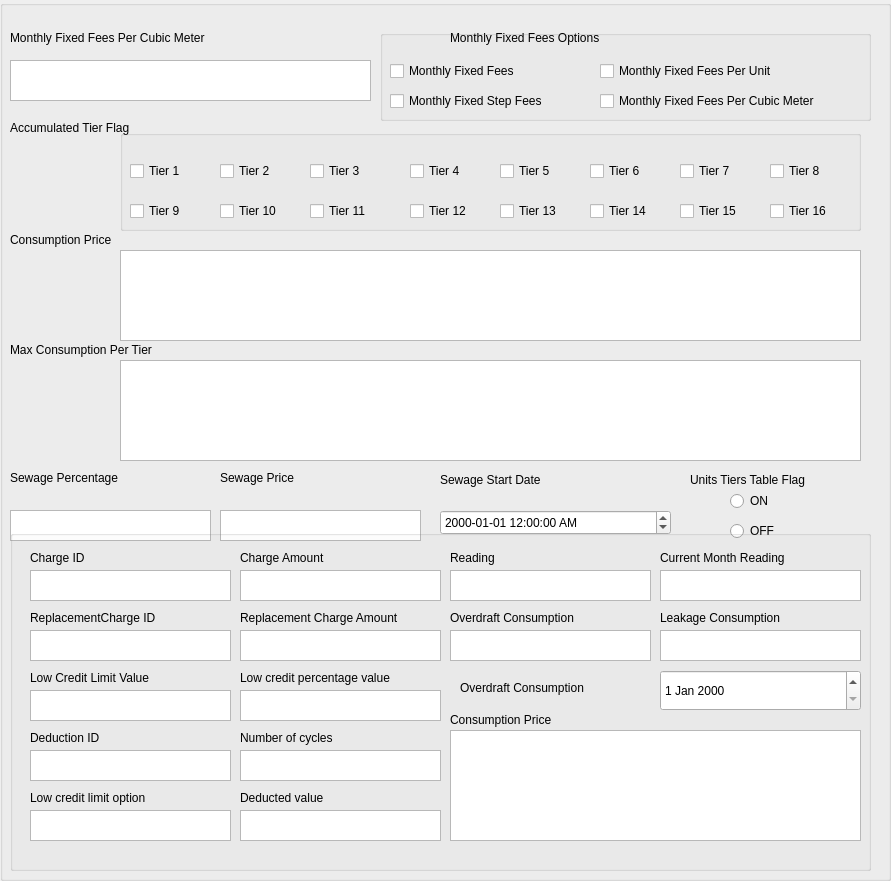
           <widget class="QGroupBox" name="Accumulated_Group_2">
            <property name="geometry">
             <rect>
              <x>10</x>
              <y>410</y>
              <width>891</width>
              <height>881</height>
             </rect>
            </property>
            <property name="title">
             <string/>
            </property>
            <widget class="QLabel" name="L_Accumulated_Tier_Flag_16">
             <property name="geometry">
              <rect>
               <x>10</x>
               <y>120</y>
               <width>171</width>
               <height>16</height>
              </rect>
             </property>
             <property name="text">
              <string>Accumulated Tier Flag</string>
             </property>
            </widget>
            <widget class="QTableWidget" name="table_Consumption_Price_16">
             <property name="geometry">
              <rect>
               <x>120</x>
               <y>250</y>
               <width>741</width>
               <height>91</height>
              </rect>
             </property>
            </widget>
            <widget class="QTableWidget" name="table_Max_Consumption_Per_Tier_16">
             <property name="geometry">
              <rect>
               <x>120</x>
               <y>360</y>
               <width>741</width>
               <height>101</height>
              </rect>
             </property>
            </widget>
            <widget class="QLabel" name="L_Consumption_Price_16">
             <property name="geometry">
              <rect>
               <x>10</x>
               <y>230</y>
               <width>191</width>
               <height>20</height>
              </rect>
             </property>
             <property name="text">
              <string>Consumption Price</string>
             </property>
            </widget>
            <widget class="QLabel" name="L_Max_Consumption_Per_Tier_16">
             <property name="geometry">
              <rect>
               <x>10</x>
               <y>340</y>
               <width>181</width>
               <height>20</height>
              </rect>
             </property>
             <property name="text">
              <string>Max Consumption Per Tier</string>
             </property>
            </widget>
            <widget class="QDateEdit" name="DE_Sewage_Start_Date_16">
             <property name="geometry">
              <rect>
               <x>440</x>
               <y>510</y>
               <width>231</width>
               <height>25</height>
              </rect>
             </property>
             <property name="displayFormat">
              <string>yyyy-MM-dd hh:mm:ss AP</string>
             </property>
            </widget>
            <widget class="QLabel" name="L_Sewage_Percentage_16">
             <property name="geometry">
              <rect>
               <x>10</x>
               <y>470</y>
               <width>151</width>
               <height>16</height>
              </rect>
             </property>
             <property name="text">
              <string>Sewage Percentage</string>
             </property>
            </widget>
            <widget class="QLabel" name="L_Sewage_Price_16">
             <property name="geometry">
              <rect>
               <x>220</x>
               <y>470</y>
               <width>201</width>
               <height>16</height>
              </rect>
             </property>
             <property name="text">
              <string>Sewage Price</string>
             </property>
            </widget>
            <widget class="QLabel" name="L_Sewage_Start_Date_16">
             <property name="geometry">
              <rect>
               <x>440</x>
               <y>470</y>
               <width>231</width>
               <height>20</height>
              </rect>
             </property>
             <property name="text">
              <string>Sewage Start Date</string>
             </property>
            </widget>
            <widget class="QLabel" name="L_Month_Fixed_Fees_Per_Unit_17">
             <property name="geometry">
              <rect>
               <x>690</x>
               <y>470</y>
               <width>161</width>
               <height>20</height>
              </rect>
             </property>
             <property name="text">
              <string>Units Tiers Table Flag</string>
             </property>
            </widget>
            <widget class="QRadioButton" name="radioB_Unit_Tiers_Table_flag_off_16">
             <property name="geometry">
              <rect>
               <x>730</x>
               <y>520</y>
               <width>97</width>
               <height>22</height>
              </rect>
             </property>
             <property name="text">
              <string>OFF</string>
             </property>
            </widget>
            <widget class="QRadioButton" name="radioB_Unit_Tiers_Table_flag_on_16">
             <property name="geometry">
              <rect>
               <x>730</x>
               <y>490</y>
               <width>97</width>
               <height>22</height>
              </rect>
             </property>
             <property name="text">
              <string>ON</string>
             </property>
            </widget>
            <widget class="QTextEdit" name="T_Sewage_Price_16">
             <property name="geometry">
              <rect>
               <x>220</x>
               <y>510</y>
               <width>201</width>
               <height>31</height>
              </rect>
             </property>
            </widget>
            <widget class="QTextEdit" name="T_Sewage_Percentage_16">
             <property name="geometry">
              <rect>
               <x>10</x>
               <y>510</y>
               <width>201</width>
               <height>31</height>
              </rect>
             </property>
            </widget>
            <widget class="QLabel" name="L_Month_Fixed_Fees_per_cubic_meter_16">
             <property name="geometry">
              <rect>
               <x>10</x>
               <y>30</y>
               <width>361</width>
               <height>16</height>
              </rect>
             </property>
             <property name="text">
              <string>Monthly Fixed Fees Per Cubic Meter</string>
             </property>
            </widget>
            <widget class="QLabel" name="L_Month_Fixed_Fees_Options_6">
             <property name="geometry">
              <rect>
               <x>450</x>
               <y>30</y>
               <width>371</width>
               <height>16</height>
              </rect>
             </property>
             <property name="text">
              <string>Monthly Fixed Fees Options</string>
             </property>
            </widget>
            <widget class="QTextEdit" name="T_Month_Fixed_Fees_per_cubic_meter_16">
             <property name="geometry">
              <rect>
               <x>10</x>
               <y>60</y>
               <width>361</width>
               <height>41</height>
              </rect>
             </property>
            </widget>
            <widget class="QGroupBox" name="Month_Fixed_Fees_Options_group_16">
             <property name="geometry">
              <rect>
               <x>380</x>
               <y>30</y>
               <width>491</width>
               <height>91</height>
              </rect>
             </property>
             <property name="title">
              <string/>
             </property>
             <widget class="QCheckBox" name="Month_Fixed_Fees_per_Unit_ChBox_16">
              <property name="geometry">
               <rect>
                <x>220</x>
                <y>30</y>
                <width>261</width>
                <height>22</height>
               </rect>
              </property>
              <property name="text">
               <string>Monthly Fixed Fees Per Unit</string>
              </property>
             </widget>
             <widget class="QCheckBox" name="Month_Fixed_Fees_per_Cubic_Meter_ChBox_16">
              <property name="geometry">
               <rect>
                <x>220</x>
                <y>60</y>
                <width>261</width>
                <height>22</height>
               </rect>
              </property>
              <property name="text">
               <string>Monthly Fixed Fees Per Cubic Meter</string>
              </property>
             </widget>
             <widget class="QCheckBox" name="Month_Fixed_Fees_Chbox_16">
              <property name="geometry">
               <rect>
                <x>10</x>
                <y>30</y>
                <width>191</width>
                <height>22</height>
               </rect>
              </property>
              <property name="text">
               <string>Monthly Fixed Fees</string>
              </property>
             </widget>
             <widget class="QCheckBox" name="Month_Fixed_Steps_ChBox_16">
              <property name="geometry">
               <rect>
                <x>10</x>
                <y>60</y>
                <width>191</width>
                <height>22</height>
               </rect>
              </property>
              <property name="text">
               <string>Monthly Fixed Step Fees</string>
              </property>
             </widget>
            </widget>
            <widget class="QGroupBox" name="Accumulated_Tier_Flag_group_16">
             <property name="geometry">
              <rect>
               <x>120</x>
               <y>130</y>
               <width>741</width>
               <height>101</height>
              </rect>
             </property>
             <property name="title">
              <string/>
             </property>
             <widget class="QCheckBox" name="Tier_chBox14_16">
              <property name="geometry">
               <rect>
                <x>470</x>
                <y>70</y>
                <width>83</width>
                <height>22</height>
               </rect>
              </property>
              <property name="text">
               <string>Tier 14</string>
              </property>
             </widget>
             <widget class="QCheckBox" name="Tier_chBox12_16">
              <property name="geometry">
               <rect>
                <x>290</x>
                <y>70</y>
                <width>83</width>
                <height>22</height>
               </rect>
              </property>
              <property name="text">
               <string>Tier 12</string>
              </property>
             </widget>
             <widget class="QCheckBox" name="Tier_chBox6_16">
              <property name="geometry">
               <rect>
                <x>470</x>
                <y>30</y>
                <width>83</width>
                <height>22</height>
               </rect>
              </property>
              <property name="text">
               <string>Tier 6</string>
              </property>
             </widget>
             <widget class="QCheckBox" name="Tier_chBox15_16">
              <property name="geometry">
               <rect>
                <x>560</x>
                <y>70</y>
                <width>83</width>
                <height>22</height>
               </rect>
              </property>
              <property name="text">
               <string>Tier 15</string>
              </property>
             </widget>
             <widget class="QCheckBox" name="Tier_chBox13_16">
              <property name="geometry">
               <rect>
                <x>380</x>
                <y>70</y>
                <width>83</width>
                <height>22</height>
               </rect>
              </property>
              <property name="text">
               <string>Tier 13</string>
              </property>
             </widget>
             <widget class="QCheckBox" name="Tier_chBox4_16">
              <property name="geometry">
               <rect>
                <x>290</x>
                <y>30</y>
                <width>83</width>
                <height>22</height>
               </rect>
              </property>
              <property name="text">
               <string>Tier 4</string>
              </property>
             </widget>
             <widget class="QCheckBox" name="Tier_chBox10_16">
              <property name="geometry">
               <rect>
                <x>100</x>
                <y>70</y>
                <width>83</width>
                <height>22</height>
               </rect>
              </property>
              <property name="text">
               <string>Tier 10</string>
              </property>
             </widget>
             <widget class="QCheckBox" name="Tier_chBox7_16">
              <property name="geometry">
               <rect>
                <x>560</x>
                <y>30</y>
                <width>83</width>
                <height>22</height>
               </rect>
              </property>
              <property name="text">
               <string>Tier 7</string>
              </property>
             </widget>
             <widget class="QCheckBox" name="Tier_chBox3_16">
              <property name="geometry">
               <rect>
                <x>190</x>
                <y>30</y>
                <width>83</width>
                <height>22</height>
               </rect>
              </property>
              <property name="text">
               <string>Tier 3</string>
              </property>
             </widget>
             <widget class="QCheckBox" name="Tier_chBox11_16">
              <property name="geometry">
               <rect>
                <x>190</x>
                <y>70</y>
                <width>83</width>
                <height>22</height>
               </rect>
              </property>
              <property name="text">
               <string>Tier 11</string>
              </property>
             </widget>
             <widget class="QCheckBox" name="Tier_chBox9_16">
              <property name="geometry">
               <rect>
                <x>10</x>
                <y>70</y>
                <width>83</width>
                <height>22</height>
               </rect>
              </property>
              <property name="text">
               <string>Tier 9</string>
              </property>
             </widget>
             <widget class="QCheckBox" name="Tier_chBox5_16">
              <property name="geometry">
               <rect>
                <x>380</x>
                <y>30</y>
                <width>83</width>
                <height>22</height>
               </rect>
              </property>
              <property name="text">
               <string>Tier 5</string>
              </property>
             </widget>
             <widget class="QCheckBox" name="Tier_chBox16_16">
              <property name="geometry">
               <rect>
                <x>650</x>
                <y>70</y>
                <width>83</width>
                <height>22</height>
               </rect>
              </property>
              <property name="text">
               <string>Tier 16</string>
              </property>
             </widget>
             <widget class="QCheckBox" name="Tier_chBox1_16">
              <property name="geometry">
               <rect>
                <x>10</x>
                <y>30</y>
                <width>83</width>
                <height>22</height>
               </rect>
              </property>
              <property name="text">
               <string>Tier 1</string>
              </property>
             </widget>
             <widget class="QCheckBox" name="Tier_chBox2_16">
              <property name="geometry">
               <rect>
                <x>100</x>
                <y>30</y>
                <width>83</width>
                <height>22</height>
               </rect>
              </property>
              <property name="text">
               <string>Tier 2</string>
              </property>
             </widget>
             <widget class="QCheckBox" name="Tier_chBox8_16">
              <property name="geometry">
               <rect>
                <x>650</x>
                <y>30</y>
                <width>83</width>
                <height>22</height>
               </rect>
              </property>
              <property name="text">
               <string>Tier 8</string>
              </property>
             </widget>
            </widget>
            <widget class="QGroupBox" name="groupBox_3">
             <property name="geometry">
              <rect>
               <x>10</x>
               <y>530</y>
               <width>861</width>
               <height>341</height>
              </rect>
             </property>
             <property name="title">
              <string/>
             </property>
             <widget class="QTextEdit" name="T_ChargeID_16">
              <property name="geometry">
               <rect>
                <x>20</x>
                <y>40</y>
                <width>201</width>
                <height>31</height>
               </rect>
              </property>
             </widget>
             <widget class="QLabel" name="L_ReplacementChargeID_16">
              <property name="geometry">
               <rect>
                <x>20</x>
                <y>80</y>
                <width>201</width>
                <height>16</height>
               </rect>
              </property>
              <property name="text">
               <string>ReplacementCharge ID</string>
              </property>
             </widget>
             <widget class="QLabel" name="L_LowCreditLimitValue_16">
              <property name="geometry">
               <rect>
                <x>20</x>
                <y>140</y>
                <width>201</width>
                <height>16</height>
               </rect>
              </property>
              <property name="text">
               <string>Low Credit Limit Value</string>
              </property>
             </widget>
             <widget class="QLabel" name="L_DeductionID_16">
              <property name="geometry">
               <rect>
                <x>20</x>
                <y>200</y>
                <width>201</width>
                <height>16</height>
               </rect>
              </property>
              <property name="text">
               <string>Deduction ID</string>
              </property>
             </widget>
             <widget class="QTextEdit" name="T_ChargeAmount_16">
              <property name="geometry">
               <rect>
                <x>230</x>
                <y>40</y>
                <width>201</width>
                <height>31</height>
               </rect>
              </property>
             </widget>
             <widget class="QLabel" name="L_Numberofcycles_16">
              <property name="geometry">
               <rect>
                <x>230</x>
                <y>200</y>
                <width>201</width>
                <height>16</height>
               </rect>
              </property>
              <property name="text">
               <string>Number of cycles</string>
              </property>
             </widget>
             <widget class="QTextEdit" name="T_ReplacementChargeAmount_16">
              <property name="geometry">
               <rect>
                <x>230</x>
                <y>100</y>
                <width>201</width>
                <height>31</height>
               </rect>
              </property>
             </widget>
             <widget class="QTextEdit" name="T_ReplacementChargeID_16">
              <property name="geometry">
               <rect>
                <x>20</x>
                <y>100</y>
                <width>201</width>
                <height>31</height>
               </rect>
              </property>
             </widget>
             <widget class="QLabel" name="L_Lowcreditpercentagevalue_16">
              <property name="geometry">
               <rect>
                <x>230</x>
                <y>140</y>
                <width>201</width>
                <height>16</height>
               </rect>
              </property>
              <property name="text">
               <string>Low credit percentage value</string>
              </property>
             </widget>
             <widget class="QLabel" name="L_ChargeAmount_16">
              <property name="geometry">
               <rect>
                <x>230</x>
                <y>20</y>
                <width>201</width>
                <height>16</height>
               </rect>
              </property>
              <property name="text">
               <string>Charge Amount</string>
              </property>
             </widget>
             <widget class="QTextEdit" name="T_DeductionID_16">
              <property name="geometry">
               <rect>
                <x>20</x>
                <y>220</y>
                <width>201</width>
                <height>31</height>
               </rect>
              </property>
             </widget>
             <widget class="QLabel" name="L_ReplacementChargeAmount_16">
              <property name="geometry">
               <rect>
                <x>230</x>
                <y>80</y>
                <width>201</width>
                <height>16</height>
               </rect>
              </property>
              <property name="text">
               <string>Replacement Charge Amount</string>
              </property>
             </widget>
             <widget class="QLabel" name="L_ChargeID_16">
              <property name="geometry">
               <rect>
                <x>20</x>
                <y>20</y>
                <width>201</width>
                <height>16</height>
               </rect>
              </property>
              <property name="text">
               <string>Charge ID</string>
              </property>
             </widget>
             <widget class="QTextEdit" name="T_LowCreditLimitValue_16">
              <property name="geometry">
               <rect>
                <x>20</x>
                <y>160</y>
                <width>201</width>
                <height>31</height>
               </rect>
              </property>
             </widget>
             <widget class="QTextEdit" name="T_Numberofcycles_16">
              <property name="geometry">
               <rect>
                <x>230</x>
                <y>220</y>
                <width>201</width>
                <height>31</height>
               </rect>
              </property>
             </widget>
             <widget class="QTextEdit" name="T_Lowcreditpercentagevalue_16">
              <property name="geometry">
               <rect>
                <x>230</x>
                <y>160</y>
                <width>201</width>
                <height>31</height>
               </rect>
              </property>
             </widget>
             <widget class="QTextEdit" name="T_Deductedvalue_16">
              <property name="geometry">
               <rect>
                <x>230</x>
                <y>280</y>
                <width>201</width>
                <height>31</height>
               </rect>
              </property>
             </widget>
             <widget class="QLabel" name="L_Lowcreditlimitoption_16">
              <property name="geometry">
               <rect>
                <x>20</x>
                <y>260</y>
                <width>201</width>
                <height>16</height>
               </rect>
              </property>
              <property name="text">
               <string>Low credit limit option</string>
              </property>
             </widget>
             <widget class="QLabel" name="L_Deductedvalue_16">
              <property name="geometry">
               <rect>
                <x>230</x>
                <y>260</y>
                <width>201</width>
                <height>16</height>
               </rect>
              </property>
              <property name="text">
               <string>Deducted value</string>
              </property>
             </widget>
             <widget class="QTextEdit" name="T_Lowcreditlimitoption_16">
              <property name="geometry">
               <rect>
                <x>20</x>
                <y>280</y>
                <width>201</width>
                <height>31</height>
               </rect>
              </property>
             </widget>
             <widget class="QLabel" name="L_CurrentMonthReading_16">
              <property name="geometry">
               <rect>
                <x>650</x>
                <y>20</y>
                <width>201</width>
                <height>16</height>
               </rect>
              </property>
              <property name="text">
               <string>Current Month Reading</string>
              </property>
             </widget>
             <widget class="QLabel" name="L_Reading_16">
              <property name="geometry">
               <rect>
                <x>440</x>
                <y>20</y>
                <width>201</width>
                <height>16</height>
               </rect>
              </property>
              <property name="text">
               <string>Reading</string>
              </property>
             </widget>
             <widget class="QTextEdit" name="T_Reading_16">
              <property name="geometry">
               <rect>
                <x>440</x>
                <y>40</y>
                <width>201</width>
                <height>31</height>
               </rect>
              </property>
             </widget>
             <widget class="QTextEdit" name="T_CurrentMonthReading_16">
              <property name="geometry">
               <rect>
                <x>650</x>
                <y>40</y>
                <width>201</width>
                <height>31</height>
               </rect>
              </property>
             </widget>
             <widget class="QLabel" name="L_LeakageConsumption_16">
              <property name="geometry">
               <rect>
                <x>650</x>
                <y>80</y>
                <width>201</width>
                <height>16</height>
               </rect>
              </property>
              <property name="text">
               <string>Leakage Consumption</string>
              </property>
             </widget>
             <widget class="QLabel" name="L_Overdraftconsumption_16">
              <property name="geometry">
               <rect>
                <x>440</x>
                <y>80</y>
                <width>201</width>
                <height>16</height>
               </rect>
              </property>
              <property name="text">
               <string>Overdraft Consumption</string>
              </property>
             </widget>
             <widget class="QTextEdit" name="T_LeakageConsumption_16">
              <property name="geometry">
               <rect>
                <x>650</x>
                <y>100</y>
                <width>201</width>
                <height>31</height>
               </rect>
              </property>
             </widget>
             <widget class="QTextEdit" name="T_Overdraftconsumption_16">
              <property name="geometry">
               <rect>
                <x>440</x>
                <y>100</y>
                <width>201</width>
                <height>31</height>
               </rect>
              </property>
             </widget>
             <widget class="QLabel" name="L_Monthlyconsumption_16">
              <property name="geometry">
               <rect>
                <x>440</x>
                <y>180</y>
                <width>141</width>
                <height>20</height>
               </rect>
              </property>
              <property name="text">
               <string>Consumption Price</string>
              </property>
             </widget>
             <widget class="QTableWidget" name="table_Monthlyconsumption_16">
              <property name="geometry">
               <rect>
                <x>440</x>
                <y>200</y>
                <width>411</width>
                <height>111</height>
               </rect>
              </property>
             </widget>
             <widget class="QDateEdit" name="dat_DeductionstartcycleDate_16">
              <property name="geometry">
               <rect>
                <x>650</x>
                <y>140</y>
                <width>201</width>
                <height>41</height>
               </rect>
              </property>
             </widget>
             <widget class="QLabel" name="L_Deductionstartcycle_16">
              <property name="geometry">
               <rect>
                <x>450</x>
                <y>150</y>
                <width>181</width>
                <height>16</height>
               </rect>
              </property>
              <property name="text">
               <string>Overdraft Consumption</string>
              </property>
             </widget>
            </widget>
           </widget>
